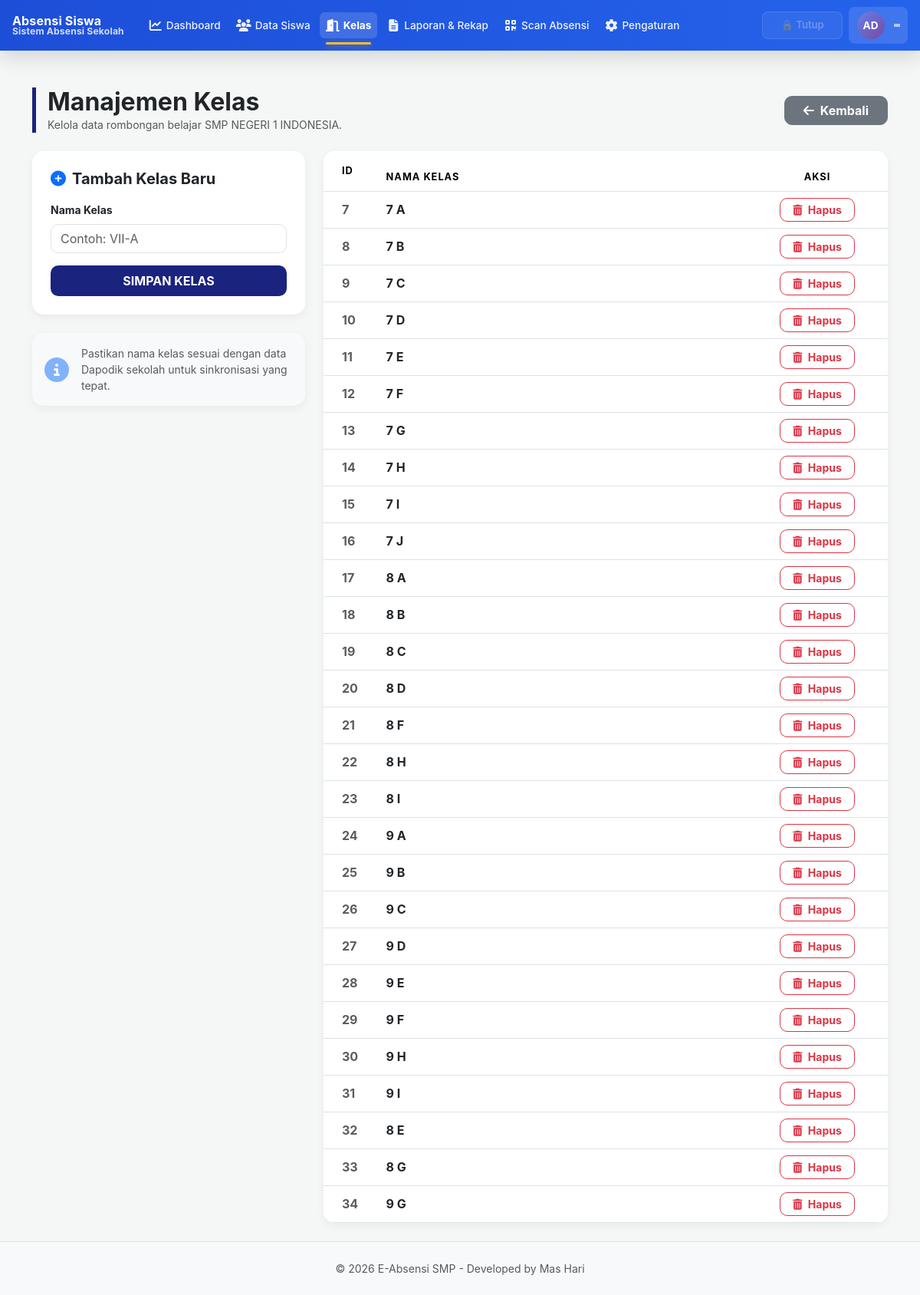
The app's page /pages/kelas.php (signed in) with its own data.
### tables this page shows
CREATE TABLE `kelas` (
  `id_kelas` int NOT NULL AUTO_INCREMENT,
  `nama_kelas` varchar(50) NOT NULL,
  PRIMARY KEY (`id_kelas`),
  UNIQUE KEY `uk_kelas_nama` (`nama_kelas`)
);

### includes/DatabaseHelper.php (called while the page is built, shortened)
<?php
class DatabaseHelper {
    private $conn;
    public function __construct($connection) {
        $this->conn = $connection;
    }
    public function select($query, $params = [], $types = '') {
        try {
            $stmt = $this->conn->prepare($query);
            if (!$stmt->execute()) {
                $this->lastError = $stmt->error;
                $stmt->close();
                return false;
            }
            $result = $stmt->get_result();
            $data = [];
            while ($row = $result->fetch_assoc()) {
                $data[] = $row;
            }
            return $data;
        } catch (Exception $e) {
            $this->lastError = $e->getMessage();
            return false;
        }
    }
}
?>

### includes/SecurityHelper.php (called while the page is built, shortened)
<?php
class SecurityHelper {
    public static function escapeHTML($text) {
        return htmlspecialchars($text, ENT_QUOTES, 'UTF-8');
    }
}
?>

### includes/CSRFProtection.php (called while the page is built, shortened)
<?php
class CSRFProtection {
    private static $token_name = 'csrf_token';
    public static function generateToken() {
        return $_SESSION[self::$token_name];
    }
    public static function getToken() {
        return self::generateToken();
    }
}
?>

### pages/kelas.php (the view, shortened to what this page needs)
<?php
require_once __DIR__ . '/../includes/config.php';
require_once __DIR__ . '/../includes/SecurityHelper.php';
require_once __DIR__ . '/../includes/DatabaseHelper.php';
require_once __DIR__ . '/../includes/CSRFProtection.php';
$dbHelper = new DatabaseHelper($conn);
?>
<!DOCTYPE html>
<html lang="id">
<head>
    <link href="../assets/vendor/bootstrap-5.3.8-dist/css/bootstrap.min.css" rel="stylesheet">
    <link href='../assets/css/site.css' rel='stylesheet'>
    <link href="https://cdnjs.cloudflare.com/ajax/libs/font-awesome/6.4.0/css/all.min.css" rel="stylesheet">
</head>
<body>
<?php include '../includes/navbar.php'; ?>
<div class="container py-4">
    <div class="d-flex justify-content-between align-items-center mb-4 school-header">
        <div>
            <h2 class="fw-bold mb-0 text-dark">Manajemen Kelas</h2>
            <p class="text-muted small mb-0">Kelola data rombongan belajar SMP NEGERI 1 INDONESIA.</p>
        </div>
        <a href="dashboard.php" class="btn btn-secondary fw-bold px-4">
            <i class="fas fa-arrow-left me-2"></i>Kembali
        </a>
    </div>
    <div class="row g-4">
        <div class="col-lg-4">
            <div class="card p-4">
                <h5 class="fw-bold mb-3"><i class="fas fa-plus-circle text-primary me-2"></i>Tambah Kelas Baru</h5>
                <form action="" method="POST">
                    <div class="mb-3">
                        <label class="form-label small fw-bold">Nama Kelas</label>
                        <input type="text" name="nama_kelas" class="form-control" placeholder="Contoh: VII-A" required>
                    </div>
                    <button type="submit" name="tambah_kelas" class="btn btn-primary w-100 fw-bold py-2">
                        SIMPAN KELAS
                    </button>
                </form>
            </div>
            <div class="card mt-4 p-3 bg-light border-0">
                <div class="d-flex align-items-center">
                    <i class="fas fa-info-circle fa-2x text-primary me-3 opacity-50"></i>
                    <p class="small mb-0 text-muted">Pastikan nama kelas sesuai dengan data Dapodik sekolah untuk sinkronisasi yang tepat.</p>
                </div>
            </div>
        </div>
        <div class="col-lg-8">
            <div class="card overflow-hidden">
                <div class="table-responsive">
                    <table class="table table-hover align-middle mb-0">
                        <thead>
                            <tr>
                                <th class="ps-4 py-3" width="10%">ID</th>
                                <th width="65%">Nama Kelas</th>
                                <th class="text-center" width="25%">Aksi</th>
                            </tr>
                        </thead>
                        <tbody>
                            <?php
                            $klasList = $dbHelper->select(
                                "SELECT * FROM kelas ORDER BY id_kelas ASC",
                                [],
                                ''
                            );
                            if(!empty($klasList)):
                                foreach($klasList as $r):
                            ?>
                            <tr>
                                <td class="ps-4 fw-bold text-muted"><?= SecurityHelper::escapeHTML($r['id_kelas']) ?></td>
                                <td class="fw-bold text-dark"><?= SecurityHelper::escapeHTML($r['nama_kelas']) ?></td>
                                <td class="text-center">
                                    <a href="kelas.php?hapus=<?= (int)$r['id_kelas'] ?>&csrf_token=<?= urlencode(CSRFProtection::getToken()) ?>"
                                       class="btn btn-sm btn-outline-danger px-3 fw-bold"
                                       onclick="return confirm('Hapus kelas ini? Semua siswa di kelas ini akan kehilangan relasi kelasnya.')">
                                        <i class="fas fa-trash-alt me-1"></i> Hapus
                                    </a>
                                </td>
                            </tr>
                            <?php endforeach; else: ?>
                            <tr><td colspan="3" class="text-center py-5 text-muted small">Belum ada data kelas yang terdaftar.</td></tr>
                            <?php endif; ?>
                        </tbody>
                    </table>
                </div>
            </div>
        </div>
    </div>
</div>
<?php include '../includes/footer.php'; ?>
</body>
</html>

### assets/css/site.css (style rules this page uses)
:root { --app-primary: #1d4ed8; --app-primary-600: #2563eb; --app-secondary: #0f172a; --app-bg: #f8fafc; --app-surface: #ffffff; --app-text: #0f172a; --app-muted: #64748b; --app-success: #059669; --app-warning: #d97706; --app-danger: #dc2626; --space-1: 0.25rem; --space-2: 0.5rem; --space-3: 0.75rem; --space-4: 1rem; --space-5: 1.5rem; --space-6: 2rem; --radius-md: 10px; --radius-lg: 14px; --shadow-soft: 0 10px 30px rgba(15, 23, 42, 0.08); }
body { font-family: 'Inter', sans-serif; background-color: var(--app-bg); color: var(--app-text); }
.btn, .form-control, .form-select { border-radius: var(--radius-md); transition: all 0.2s ease; }
.alert, .card, .table { box-shadow: 0 2px 8px rgba(0, 0, 0, 0.03); }

### pages/kelas.php (style rules this page uses)
body { background: #f4f7f6; }
.card { border: none; border-radius: 15px; box-shadow: 0 4px 12px rgba(0,0,0,0.05); }
.btn-primary { background: #1a237e; border: none; }
.table thead { background: #f8f9fa; text-transform: uppercase; font-size: 0.8rem; letter-spacing: 1px; }
.school-header { border-left: 5px solid #1a237e; padding-left: 15px; }

### records on screen
kelas: id_kelas "7", nama_kelas "7 A"
kelas: id_kelas "8", nama_kelas "7 B"
kelas: id_kelas "9", nama_kelas "7 C"
kelas: id_kelas "10", nama_kelas "7 D"
kelas: id_kelas "11", nama_kelas "7 E"
kelas: id_kelas "12", nama_kelas "7 F"
kelas: id_kelas "13", nama_kelas "7 G"
kelas: id_kelas "14", nama_kelas "7 H"
kelas: id_kelas "15", nama_kelas "7 I"
kelas: id_kelas "16", nama_kelas "7 J"
kelas: id_kelas "17", nama_kelas "8 A"
kelas: id_kelas "18", nama_kelas "8 B"
kelas: id_kelas "19", nama_kelas "8 C"
kelas: id_kelas "20", nama_kelas "8 D"
kelas: id_kelas "21", nama_kelas "8 F"
kelas: id_kelas "22", nama_kelas "8 H"
kelas: id_kelas "23", nama_kelas "8 I"
kelas: id_kelas "24", nama_kelas "9 A"
kelas: id_kelas "25", nama_kelas "9 B"
kelas: id_kelas "26", nama_kelas "9 C"
kelas: id_kelas "27", nama_kelas "9 D"
kelas: id_kelas "28", nama_kelas "9 E"
kelas: id_kelas "29", nama_kelas "9 F"
kelas: id_kelas "30", nama_kelas "9 H"
kelas: id_kelas "31", nama_kelas "9 I"
kelas: id_kelas "32", nama_kelas "8 E"
kelas: id_kelas "33", nama_kelas "8 G"
kelas: id_kelas "34", nama_kelas "9 G"

### other values on screen
$label "Dashboard"
$label "Data Siswa"
$label "Kelas"
$label "Laporan & Rekap"
$label "Scan Absensi"
$label "Pengaturan"
$scanStatus['text'] "🔒 Tutup"
$initials "AD"
